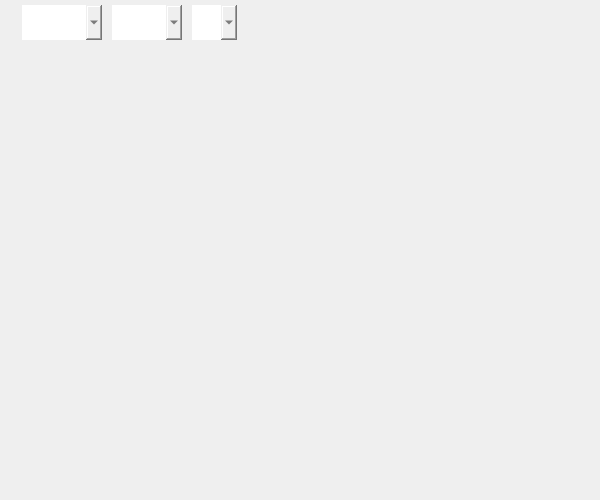
<?xml version="1.0" encoding="UTF-8"?>
<ui version="4.0">
 <class>CYCardWidget</class>
 <widget class="QWidget" name="CYCardWidget">
  <property name="geometry">
   <rect>
    <x>0</x>
    <y>0</y>
    <width>600</width>
    <height>500</height>
   </rect>
  </property>
  <property name="minimumSize">
   <size>
    <width>600</width>
    <height>0</height>
   </size>
  </property>
  <property name="maximumSize">
   <size>
    <width>600</width>
    <height>16777215</height>
   </size>
  </property>
  <property name="windowTitle">
   <string>Form</string>
  </property>
  <layout class="QVBoxLayout" name="verticalLayout">
   <property name="spacing">
    <number>0</number>
   </property>
   <property name="leftMargin">
    <number>0</number>
   </property>
   <property name="topMargin">
    <number>0</number>
   </property>
   <property name="rightMargin">
    <number>0</number>
   </property>
   <property name="bottomMargin">
    <number>0</number>
   </property>
   <item>
    <widget class="QWidget" name="bar" native="true">
     <property name="minimumSize">
      <size>
       <width>0</width>
       <height>45</height>
      </size>
     </property>
     <property name="maximumSize">
      <size>
       <width>16777215</width>
       <height>45</height>
      </size>
     </property>
     <layout class="QHBoxLayout" name="horizontalLayout">
      <property name="topMargin">
       <number>5</number>
      </property>
      <property name="bottomMargin">
       <number>5</number>
      </property>
      <item>
       <widget class="QWidget" name="check" native="true">
        <property name="minimumSize">
         <size>
          <width>0</width>
          <height>35</height>
         </size>
        </property>
        <property name="maximumSize">
         <size>
          <width>16777215</width>
          <height>35</height>
         </size>
        </property>
        <property name="styleSheet">
         <string notr="true">#check {
        background-image: url(:/images/sideBar/black2.png);
		border-radius: 12px;
		color: rgb(55, 55, 55);
    }

QComboBox {
    border: none;
    border-image: url(:/images/sideBar/black2.png) 0 0 0 0 stretch stretch;
    color: rgb(55, 55, 55);
    padding: 5px;
}

QComboBox::drop-down {
    subcontrol-origin: padding;
    subcontrol-position: top right;
    border: none;
    border-image: url(:/images/sideBar/black2.png) 0 0 0 0 stretch stretch;
}

QComboBox:hover {
    border-image: url(:/images/sideBar/black3.png) 0 0 0 0 stretch stretch;
}

QComboBox QAbstractItemView {
    border-image: url(:/images/sideBar/black2.png) 0 0 0 0 stretch stretch;
    background: transparent;
}

QComboBox QAbstractItemView::item {
    border-image: url(:/images/sideBar/black2.png) 0 0 0 0 stretch stretch;
    color: rgb(55, 55, 55);
}

QComboBox QAbstractItemView::item:selected {
    border-image: url(:/images/sideBar/black3.png) 0 0 0 0 stretch stretch;
    color: rgb(55, 55, 55);
}
</string>
        </property>
        <layout class="QHBoxLayout" name="horizontalLayout_2">
         <property name="spacing">
          <number>10</number>
         </property>
         <property name="leftMargin">
          <number>13</number>
         </property>
         <property name="topMargin">
          <number>0</number>
         </property>
         <property name="rightMargin">
          <number>13</number>
         </property>
         <property name="bottomMargin">
          <number>0</number>
         </property>
         <item>
          <widget class="QComboBox" name="kelidu">
           <property name="minimumSize">
            <size>
             <width>80</width>
             <height>35</height>
            </size>
           </property>
           <property name="maximumSize">
            <size>
             <width>80</width>
             <height>35</height>
            </size>
           </property>
          </widget>
         </item>
         <item>
          <widget class="QComboBox" name="year">
           <property name="minimumSize">
            <size>
             <width>70</width>
             <height>35</height>
            </size>
           </property>
           <property name="maximumSize">
            <size>
             <width>70</width>
             <height>35</height>
            </size>
           </property>
           <property name="styleSheet">
            <string notr="true">QComboBox::down-arrow {
    image: url(:/images/page0/year.png);
    width: 17px;
    height: 17px;
}</string>
           </property>
          </widget>
         </item>
         <item>
          <widget class="QComboBox" name="month">
           <property name="minimumSize">
            <size>
             <width>45</width>
             <height>35</height>
            </size>
           </property>
           <property name="maximumSize">
            <size>
             <width>45</width>
             <height>35</height>
            </size>
           </property>
           <property name="styleSheet">
            <string notr="true">QComboBox::down-arrow {
    image: url(:/images/page0/month.png);
    width: 17px;
    height: 17px;
}</string>
           </property>
          </widget>
         </item>
        </layout>
       </widget>
      </item>
      <item>
       <spacer name="horizontalSpacer">
        <property name="orientation">
         <enum>Qt::Orientation::Horizontal</enum>
        </property>
        <property name="sizeHint" stdset="0">
         <size>
          <width>40</width>
          <height>20</height>
         </size>
        </property>
       </spacer>
      </item>
     </layout>
    </widget>
   </item>
   <item>
    <widget class="QWidget" name="content" native="true">
     <property name="styleSheet">
      <string notr="true"/>
     </property>
     <layout class="QVBoxLayout" name="verticalLayout_2">
      <property name="bottomMargin">
       <number>20</number>
      </property>
      <item>
       <widget class="QWidget" name="graphbb" native="true">
        <property name="styleSheet">
         <string notr="true">#graphbb {
        background-image: url(:/images/sideBar/black2.png);
		border-radius: 12px;
    }
</string>
        </property>
        <layout class="QHBoxLayout" name="horizontalLayout_3">
         <property name="spacing">
          <number>0</number>
         </property>
         <item>
          <widget class="QChartView" name="widget" native="true">
           <property name="styleSheet">
            <string notr="true">border-image: url(:/images/sideBar/black2.png) 0 0 0 0 stretch stretch;</string>
           </property>
          </widget>
         </item>
        </layout>
       </widget>
      </item>
     </layout>
    </widget>
   </item>
  </layout>
 </widget>
 <customwidgets>
  <customwidget>
   <class>QChartView</class>
   <extends>QWidget</extends>
   <header location="global">&lt;QtCharts/QChartView&gt;</header>
   <container>1</container>
  </customwidget>
 </customwidgets>
 <resources/>
 <connections/>
</ui>
